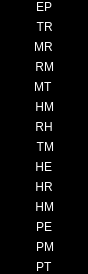
<?xml version="1.0" encoding="UTF-8"?>
<ui version="4.0">
 <class>Form</class>
 <widget class="QWidget" name="Form">
  <property name="geometry">
   <rect>
    <x>0</x>
    <y>0</y>
    <width>88</width>
    <height>274</height>
   </rect>
  </property>
  <property name="sizePolicy">
   <sizepolicy hsizetype="Fixed" vsizetype="Fixed">
    <horstretch>0</horstretch>
    <verstretch>0</verstretch>
   </sizepolicy>
  </property>
  <property name="maximumSize">
   <size>
    <width>100</width>
    <height>274</height>
   </size>
  </property>
  <property name="palette">
   <palette>
    <active>
     <colorrole role="Button">
      <brush brushstyle="SolidPattern">
       <color alpha="255">
        <red>0</red>
        <green>0</green>
        <blue>0</blue>
       </color>
      </brush>
     </colorrole>
     <colorrole role="Base">
      <brush brushstyle="SolidPattern">
       <color alpha="255">
        <red>0</red>
        <green>0</green>
        <blue>0</blue>
       </color>
      </brush>
     </colorrole>
     <colorrole role="Window">
      <brush brushstyle="SolidPattern">
       <color alpha="255">
        <red>0</red>
        <green>0</green>
        <blue>0</blue>
       </color>
      </brush>
     </colorrole>
    </active>
    <inactive>
     <colorrole role="Button">
      <brush brushstyle="SolidPattern">
       <color alpha="255">
        <red>0</red>
        <green>0</green>
        <blue>0</blue>
       </color>
      </brush>
     </colorrole>
     <colorrole role="Base">
      <brush brushstyle="SolidPattern">
       <color alpha="255">
        <red>0</red>
        <green>0</green>
        <blue>0</blue>
       </color>
      </brush>
     </colorrole>
     <colorrole role="Window">
      <brush brushstyle="SolidPattern">
       <color alpha="255">
        <red>0</red>
        <green>0</green>
        <blue>0</blue>
       </color>
      </brush>
     </colorrole>
    </inactive>
    <disabled>
     <colorrole role="Button">
      <brush brushstyle="SolidPattern">
       <color alpha="255">
        <red>0</red>
        <green>0</green>
        <blue>0</blue>
       </color>
      </brush>
     </colorrole>
     <colorrole role="Base">
      <brush brushstyle="SolidPattern">
       <color alpha="255">
        <red>0</red>
        <green>0</green>
        <blue>0</blue>
       </color>
      </brush>
     </colorrole>
     <colorrole role="Window">
      <brush brushstyle="SolidPattern">
       <color alpha="255">
        <red>0</red>
        <green>0</green>
        <blue>0</blue>
       </color>
      </brush>
     </colorrole>
    </disabled>
   </palette>
  </property>
  <property name="windowTitle">
   <string>Form</string>
  </property>
  <property name="styleSheet">
   <string notr="true">QLabel { font: 8px 'uni 05_53'; color: #fff; }
QLabel[role~=&quot;bar&quot;] { height: 12px; border-radius: 2px; width: 140px; padding: 0 2px 1px 2px; }
QLabel[role~=&quot;left&quot;]  { margin-right: -1px; margin-left: 1px; }
QLabel[role~=&quot;right&quot;]  { margin-left: -1px; }
QLabel[role~=&quot;mechatronics&quot;] {
	background-color: qlineargradient(spread:pad, x1:0, y1:0, x2:0, y2:1, stop:0 #ff9453, stop:0.38 #f35d01, stop:1 #8c3501);
}
QLabel[role~=&quot;research&quot;] {
	background-color: qlineargradient(spread:pad, x1:0, y1:0, x2:0, y2:1, stop:0 #3780d1, stop:0.38 #1962b3, stop:1 #033b7c);
}
QLabel[role~=&quot;economics&quot;] {
	background-color: qlineargradient(spread:pad, x1:0, y1:0, x2:0, y2:1, stop:0 #0ca843, stop:0.38 #01812e, stop:1 #014b1b);
}
QLabel[role~=&quot;tactics&quot;] {
	background-color: qlineargradient(spread:pad, x1:0, y1:0, x2:0, y2:1, stop:0 #ff4a57, stop:0.38 #ff0a1b, stop:1 #ba010e);
}
QLabel[role~=&quot;industry&quot;] {
	background-color: qlineargradient(spread:pad, x1:0, y1:0, x2:0, y2:1, stop:0 #01bbbd, stop:0.38 #018a8c, stop:1 #015051);
}
QLabel[role~=&quot;politics&quot;] {
	background-color: qlineargradient(spread:pad, x1:0, y1:0, x2:0, y2:1, stop:0 #62f201, stop:1 #2a6701);
}

QWidget { background-color: #000; }</string>
  </property>
  <layout class="QVBoxLayout" name="verticalLayout">
   <property name="leftMargin">
    <number>20</number>
   </property>
   <property name="topMargin">
    <number>0</number>
   </property>
   <property name="rightMargin">
    <number>20</number>
   </property>
   <property name="bottomMargin">
    <number>0</number>
   </property>
   <item>
    <layout class="QHBoxLayout" name="horizontalLayout_2">
     <property name="spacing">
      <number>0</number>
     </property>
     <item>
      <widget class="QLabel" name="label_7">
       <property name="text">
        <string>E</string>
       </property>
       <property name="alignment">
        <set>Qt::AlignRight|Qt::AlignTrailing|Qt::AlignVCenter</set>
       </property>
       <property name="role" stdset="0">
        <string>bar economics left</string>
       </property>
      </widget>
     </item>
     <item>
      <widget class="QLabel" name="label_8">
       <property name="text">
        <string>P</string>
       </property>
       <property name="alignment">
        <set>Qt::AlignLeading|Qt::AlignLeft|Qt::AlignVCenter</set>
       </property>
       <property name="role" stdset="0">
        <string>bar politics right</string>
       </property>
      </widget>
     </item>
    </layout>
   </item>
   <item>
    <layout class="QHBoxLayout" name="horizontalLayout_3">
     <property name="spacing">
      <number>0</number>
     </property>
     <item>
      <widget class="QLabel" name="label_9">
       <property name="text">
        <string>T</string>
       </property>
       <property name="alignment">
        <set>Qt::AlignRight|Qt::AlignTrailing|Qt::AlignVCenter</set>
       </property>
       <property name="role" stdset="0">
        <string>bar tactics left</string>
       </property>
      </widget>
     </item>
     <item>
      <widget class="QLabel" name="label_10">
       <property name="text">
        <string>R</string>
       </property>
       <property name="alignment">
        <set>Qt::AlignLeading|Qt::AlignLeft|Qt::AlignVCenter</set>
       </property>
       <property name="role" stdset="0">
        <string>bar research right</string>
       </property>
      </widget>
     </item>
    </layout>
   </item>
   <item>
    <layout class="QHBoxLayout" name="horizontalLayout_4">
     <property name="spacing">
      <number>0</number>
     </property>
     <item>
      <widget class="QLabel" name="label_11">
       <property name="text">
        <string>M</string>
       </property>
       <property name="alignment">
        <set>Qt::AlignRight|Qt::AlignTrailing|Qt::AlignVCenter</set>
       </property>
       <property name="role" stdset="0">
        <string>bar mechatronics left</string>
       </property>
      </widget>
     </item>
     <item>
      <widget class="QLabel" name="label_12">
       <property name="text">
        <string>R</string>
       </property>
       <property name="alignment">
        <set>Qt::AlignLeading|Qt::AlignLeft|Qt::AlignVCenter</set>
       </property>
       <property name="role" stdset="0">
        <string>bar research right</string>
       </property>
      </widget>
     </item>
    </layout>
   </item>
   <item>
    <layout class="QHBoxLayout" name="horizontalLayout_5">
     <property name="spacing">
      <number>0</number>
     </property>
     <item>
      <widget class="QLabel" name="label_13">
       <property name="text">
        <string>R</string>
       </property>
       <property name="alignment">
        <set>Qt::AlignRight|Qt::AlignTrailing|Qt::AlignVCenter</set>
       </property>
       <property name="role" stdset="0">
        <string>bar research left</string>
       </property>
      </widget>
     </item>
     <item>
      <widget class="QLabel" name="label_14">
       <property name="text">
        <string>M</string>
       </property>
       <property name="alignment">
        <set>Qt::AlignLeading|Qt::AlignLeft|Qt::AlignVCenter</set>
       </property>
       <property name="role" stdset="0">
        <string>bar mechatronics right</string>
       </property>
      </widget>
     </item>
    </layout>
   </item>
   <item>
    <layout class="QHBoxLayout" name="horizontalLayout_7">
     <property name="spacing">
      <number>0</number>
     </property>
     <item>
      <widget class="QLabel" name="label_17">
       <property name="text">
        <string>M</string>
       </property>
       <property name="alignment">
        <set>Qt::AlignRight|Qt::AlignTrailing|Qt::AlignVCenter</set>
       </property>
       <property name="role" stdset="0">
        <string>bar mechatronics left</string>
       </property>
      </widget>
     </item>
     <item>
      <widget class="QLabel" name="label_18">
       <property name="text">
        <string>T</string>
       </property>
       <property name="alignment">
        <set>Qt::AlignLeading|Qt::AlignLeft|Qt::AlignVCenter</set>
       </property>
       <property name="role" stdset="0">
        <string>bar tactics right</string>
       </property>
      </widget>
     </item>
    </layout>
   </item>
   <item>
    <layout class="QHBoxLayout" name="horizontalLayout_6">
     <property name="spacing">
      <number>0</number>
     </property>
     <item>
      <widget class="QLabel" name="label_15">
       <property name="text">
        <string>H</string>
       </property>
       <property name="alignment">
        <set>Qt::AlignRight|Qt::AlignTrailing|Qt::AlignVCenter</set>
       </property>
       <property name="role" stdset="0">
        <string>bar industry left</string>
       </property>
      </widget>
     </item>
     <item>
      <widget class="QLabel" name="label_16">
       <property name="text">
        <string>M</string>
       </property>
       <property name="alignment">
        <set>Qt::AlignLeading|Qt::AlignLeft|Qt::AlignVCenter</set>
       </property>
       <property name="role" stdset="0">
        <string>bar mechatronics right</string>
       </property>
      </widget>
     </item>
    </layout>
   </item>
   <item>
    <layout class="QHBoxLayout" name="horizontalLayout">
     <property name="spacing">
      <number>0</number>
     </property>
     <item>
      <widget class="QLabel" name="label_19">
       <property name="text">
        <string>R</string>
       </property>
       <property name="alignment">
        <set>Qt::AlignRight|Qt::AlignTrailing|Qt::AlignVCenter</set>
       </property>
       <property name="role" stdset="0">
        <string>bar research left</string>
       </property>
      </widget>
     </item>
     <item>
      <widget class="QLabel" name="label_20">
       <property name="text">
        <string>H</string>
       </property>
       <property name="alignment">
        <set>Qt::AlignLeading|Qt::AlignLeft|Qt::AlignVCenter</set>
       </property>
       <property name="role" stdset="0">
        <string>bar industry right</string>
       </property>
      </widget>
     </item>
    </layout>
   </item>
   <item>
    <layout class="QHBoxLayout" name="horizontalLayout_8">
     <property name="spacing">
      <number>0</number>
     </property>
     <item>
      <widget class="QLabel" name="label_22">
       <property name="text">
        <string>T</string>
       </property>
       <property name="alignment">
        <set>Qt::AlignRight|Qt::AlignTrailing|Qt::AlignVCenter</set>
       </property>
       <property name="role" stdset="0">
        <string>bar tactics left</string>
       </property>
      </widget>
     </item>
     <item>
      <widget class="QLabel" name="label_21">
       <property name="text">
        <string>M</string>
       </property>
       <property name="role" stdset="0">
        <string>bar mechatronics right</string>
       </property>
      </widget>
     </item>
    </layout>
   </item>
   <item>
    <layout class="QHBoxLayout" name="horizontalLayout_11">
     <property name="spacing">
      <number>0</number>
     </property>
     <item>
      <widget class="QLabel" name="label_23">
       <property name="text">
        <string>H</string>
       </property>
       <property name="alignment">
        <set>Qt::AlignRight|Qt::AlignTrailing|Qt::AlignVCenter</set>
       </property>
       <property name="role" stdset="0">
        <string>bar industry left</string>
       </property>
      </widget>
     </item>
     <item>
      <widget class="QLabel" name="label_24">
       <property name="text">
        <string>E</string>
       </property>
       <property name="role" stdset="0">
        <string>bar economics right</string>
       </property>
      </widget>
     </item>
    </layout>
   </item>
   <item>
    <layout class="QHBoxLayout" name="horizontalLayout_10">
     <property name="spacing">
      <number>0</number>
     </property>
     <item>
      <widget class="QLabel" name="label_3">
       <property name="text">
        <string>H</string>
       </property>
       <property name="alignment">
        <set>Qt::AlignRight|Qt::AlignTrailing|Qt::AlignVCenter</set>
       </property>
       <property name="role" stdset="0">
        <string>bar industry left</string>
       </property>
      </widget>
     </item>
     <item>
      <widget class="QLabel" name="label_4">
       <property name="text">
        <string>R</string>
       </property>
       <property name="role" stdset="0">
        <string>bar research right</string>
       </property>
      </widget>
     </item>
    </layout>
   </item>
   <item>
    <layout class="QHBoxLayout" name="horizontalLayout_9">
     <property name="spacing">
      <number>0</number>
     </property>
     <item>
      <widget class="QLabel" name="label_25">
       <property name="text">
        <string>H</string>
       </property>
       <property name="alignment">
        <set>Qt::AlignRight|Qt::AlignTrailing|Qt::AlignVCenter</set>
       </property>
       <property name="role" stdset="0">
        <string>bar industry left</string>
       </property>
      </widget>
     </item>
     <item>
      <widget class="QLabel" name="label_26">
       <property name="text">
        <string>M</string>
       </property>
       <property name="role" stdset="0">
        <string>bar mechatronics right</string>
       </property>
      </widget>
     </item>
    </layout>
   </item>
   <item>
    <layout class="QHBoxLayout" name="horizontalLayout_12">
     <property name="spacing">
      <number>0</number>
     </property>
     <item>
      <widget class="QLabel" name="label_6">
       <property name="text">
        <string>P</string>
       </property>
       <property name="alignment">
        <set>Qt::AlignRight|Qt::AlignTrailing|Qt::AlignVCenter</set>
       </property>
       <property name="role" stdset="0">
        <string>bar politics left</string>
       </property>
      </widget>
     </item>
     <item>
      <widget class="QLabel" name="label_5">
       <property name="text">
        <string>E</string>
       </property>
       <property name="role" stdset="0">
        <string>bar economics right</string>
       </property>
      </widget>
     </item>
    </layout>
   </item>
   <item>
    <layout class="QHBoxLayout" name="horizontalLayout_13">
     <property name="spacing">
      <number>0</number>
     </property>
     <item>
      <widget class="QLabel" name="label_27">
       <property name="text">
        <string>P</string>
       </property>
       <property name="alignment">
        <set>Qt::AlignRight|Qt::AlignTrailing|Qt::AlignVCenter</set>
       </property>
       <property name="role" stdset="0">
        <string>bar politics left</string>
       </property>
      </widget>
     </item>
     <item>
      <widget class="QLabel" name="label_28">
       <property name="text">
        <string>M</string>
       </property>
       <property name="role" stdset="0">
        <string>bar mechatronics right</string>
       </property>
      </widget>
     </item>
    </layout>
   </item>
   <item>
    <layout class="QHBoxLayout" name="horizontalLayout_14">
     <property name="spacing">
      <number>0</number>
     </property>
     <item>
      <widget class="QLabel" name="label_29">
       <property name="text">
        <string>P</string>
       </property>
       <property name="alignment">
        <set>Qt::AlignRight|Qt::AlignTrailing|Qt::AlignVCenter</set>
       </property>
       <property name="role" stdset="0">
        <string>bar politics left</string>
       </property>
      </widget>
     </item>
     <item>
      <widget class="QLabel" name="label_30">
       <property name="text">
        <string>T</string>
       </property>
       <property name="alignment">
        <set>Qt::AlignLeading|Qt::AlignLeft|Qt::AlignVCenter</set>
       </property>
       <property name="role" stdset="0">
        <string>bar tactics right</string>
       </property>
      </widget>
     </item>
    </layout>
   </item>
  </layout>
 </widget>
 <resources/>
 <connections/>
</ui>
